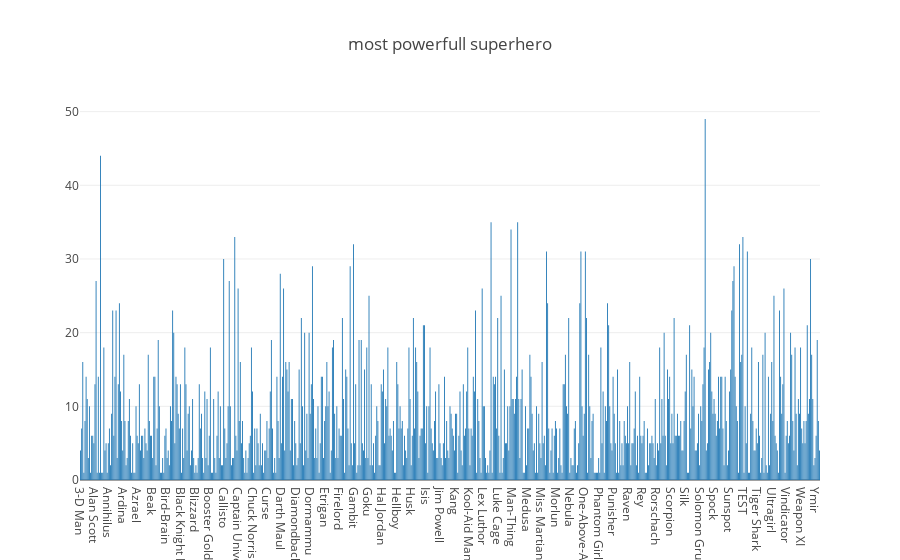

The code cell stored with this chart in its notebook:
### Code cell
trace = go.Bar(
    x=Powers['hero_names'],
    y=Powers['no_of_powers'],
    text=['names','no_of_powers']
)

layout = go.Layout(
    title='most powerfull superhero',
    barmode='bar'
)

fig = go.Figure(data=[trace], layout=layout)
py.iplot(fig, filename='most-powerfull-superhero')

### Figure 1 — Plotly figure (JSON) as saved in the notebook; plotly's stock layout.template omitted (floating-point values rounded to 4 significant figures; data arrays with more than 128 entries replaced by an {"elided": "..."} marker saying what was removed)
{"data": [{"text": ["names", "no_of_powers"], "type": "bar", "x": {"elided": "667 str values"}, "y": {"elided": "667 int values"}}], "layout": {"barmode": "bar", "title": "most powerfull superhero"}}
